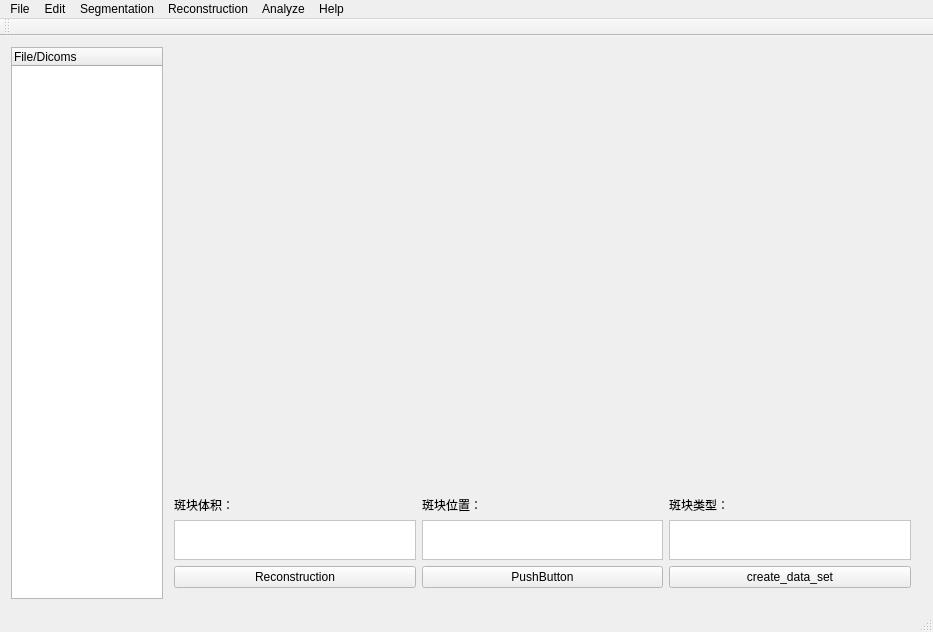
<?xml version="1.0" encoding="UTF-8"?>
<ui version="4.0">
 <class>MainWindow</class>
 <widget class="QMainWindow" name="MainWindow">
  <property name="geometry">
   <rect>
    <x>0</x>
    <y>0</y>
    <width>933</width>
    <height>632</height>
   </rect>
  </property>
  <property name="windowTitle">
   <string>MainWindow</string>
  </property>
  <widget class="QWidget" name="centralWidget">
   <layout class="QGridLayout" name="gridLayout">
    <item row="0" column="1">
     <layout class="QHBoxLayout" name="horizontalLayout_2" stretch="1,5">
      <property name="spacing">
       <number>0</number>
      </property>
      <property name="leftMargin">
       <number>0</number>
      </property>
      <item>
       <widget class="QTreeWidget" name="treeWidget">
        <column>
         <property name="text">
          <string notr="true">File/Dicoms</string>
         </property>
        </column>
       </widget>
      </item>
      <item>
       <layout class="QVBoxLayout" name="verticalLayout" stretch="5,1">
        <property name="topMargin">
         <number>0</number>
        </property>
        <item>
         <widget class="QWidget" name="widget" native="true">
          <layout class="QHBoxLayout" name="horizontalLayout">
           <property name="spacing">
            <number>2</number>
           </property>
           <property name="leftMargin">
            <number>2</number>
           </property>
           <property name="topMargin">
            <number>2</number>
           </property>
           <property name="rightMargin">
            <number>2</number>
           </property>
           <property name="bottomMargin">
            <number>2</number>
           </property>
           <item>
            <widget class="QVTKWidget" name="show_dicom"/>
           </item>
           <item>
            <widget class="QVTKWidget" name="recons_show"/>
           </item>
          </layout>
         </widget>
        </item>
        <item>
         <widget class="QWidget" name="widget_2" native="true">
          <property name="palette">
           <palette>
            <active>
             <colorrole role="Base">
              <brush brushstyle="SolidPattern">
               <color alpha="255">
                <red>255</red>
                <green>255</green>
                <blue>255</blue>
               </color>
              </brush>
             </colorrole>
             <colorrole role="Window">
              <brush brushstyle="SolidPattern">
               <color alpha="255">
                <red>255</red>
                <green>255</green>
                <blue>255</blue>
               </color>
              </brush>
             </colorrole>
            </active>
            <inactive>
             <colorrole role="Base">
              <brush brushstyle="SolidPattern">
               <color alpha="255">
                <red>255</red>
                <green>255</green>
                <blue>255</blue>
               </color>
              </brush>
             </colorrole>
             <colorrole role="Window">
              <brush brushstyle="SolidPattern">
               <color alpha="255">
                <red>255</red>
                <green>255</green>
                <blue>255</blue>
               </color>
              </brush>
             </colorrole>
            </inactive>
            <disabled>
             <colorrole role="Base">
              <brush brushstyle="SolidPattern">
               <color alpha="255">
                <red>255</red>
                <green>255</green>
                <blue>255</blue>
               </color>
              </brush>
             </colorrole>
             <colorrole role="Window">
              <brush brushstyle="SolidPattern">
               <color alpha="255">
                <red>255</red>
                <green>255</green>
                <blue>255</blue>
               </color>
              </brush>
             </colorrole>
            </disabled>
           </palette>
          </property>
          <layout class="QGridLayout" name="gridLayout_2">
           <item row="0" column="0">
            <widget class="QLabel" name="label">
             <property name="text">
              <string>斑块体积：</string>
             </property>
            </widget>
           </item>
           <item row="0" column="1">
            <widget class="QLabel" name="label_2">
             <property name="text">
              <string>斑块位置：</string>
             </property>
            </widget>
           </item>
           <item row="0" column="2">
            <widget class="QLabel" name="label_3">
             <property name="text">
              <string>斑块类型：</string>
             </property>
            </widget>
           </item>
           <item row="1" column="0">
            <widget class="QTextEdit" name="textEdit">
             <property name="maximumSize">
              <size>
               <width>16777215</width>
               <height>40</height>
              </size>
             </property>
            </widget>
           </item>
           <item row="1" column="1">
            <widget class="QTextEdit" name="textEdit_2">
             <property name="maximumSize">
              <size>
               <width>16777215</width>
               <height>40</height>
              </size>
             </property>
            </widget>
           </item>
           <item row="1" column="2">
            <widget class="QTextEdit" name="textEdit_4">
             <property name="maximumSize">
              <size>
               <width>16777215</width>
               <height>40</height>
              </size>
             </property>
            </widget>
           </item>
           <item row="2" column="0">
            <widget class="QPushButton" name="Reconstruction">
             <property name="text">
              <string>Reconstruction</string>
             </property>
            </widget>
           </item>
           <item row="2" column="1">
            <widget class="QPushButton" name="pushButton">
             <property name="text">
              <string>PushButton</string>
             </property>
            </widget>
           </item>
           <item row="2" column="2">
            <widget class="QPushButton" name="create_data_set">
             <property name="text">
              <string>create_data_set</string>
             </property>
            </widget>
           </item>
          </layout>
          <zorder>pushButton</zorder>
          <zorder>Reconstruction</zorder>
          <zorder>create_data_set</zorder>
          <zorder>label</zorder>
          <zorder>label_2</zorder>
          <zorder>label_3</zorder>
          <zorder>textEdit</zorder>
          <zorder>textEdit_2</zorder>
          <zorder>textEdit_4</zorder>
         </widget>
        </item>
       </layout>
      </item>
     </layout>
    </item>
   </layout>
  </widget>
  <widget class="QMenuBar" name="menuBar">
   <property name="geometry">
    <rect>
     <x>0</x>
     <y>0</y>
     <width>933</width>
     <height>19</height>
    </rect>
   </property>
   <widget class="QMenu" name="menuFile">
    <property name="title">
     <string>File</string>
    </property>
    <addaction name="actionNew_File"/>
    <addaction name="Open_File"/>
    <addaction name="actionExit"/>
   </widget>
   <widget class="QMenu" name="menuEdit">
    <property name="title">
     <string>Edit</string>
    </property>
   </widget>
   <widget class="QMenu" name="menuSegmentation">
    <property name="title">
     <string>Segmentation</string>
    </property>
   </widget>
   <widget class="QMenu" name="menuReconstruction">
    <property name="title">
     <string>Reconstruction</string>
    </property>
   </widget>
   <widget class="QMenu" name="menuAnalyze">
    <property name="title">
     <string>Analyze</string>
    </property>
   </widget>
   <widget class="QMenu" name="menuHelp">
    <property name="title">
     <string>Help</string>
    </property>
   </widget>
   <addaction name="menuFile"/>
   <addaction name="menuEdit"/>
   <addaction name="menuSegmentation"/>
   <addaction name="menuReconstruction"/>
   <addaction name="menuAnalyze"/>
   <addaction name="menuHelp"/>
  </widget>
  <widget class="QToolBar" name="mainToolBar">
   <attribute name="toolBarArea">
    <enum>TopToolBarArea</enum>
   </attribute>
   <attribute name="toolBarBreak">
    <bool>false</bool>
   </attribute>
  </widget>
  <widget class="QStatusBar" name="statusBar"/>
  <action name="actionNew_File">
   <property name="text">
    <string>New File</string>
   </property>
  </action>
  <action name="Open_File">
   <property name="text">
    <string>Open File</string>
   </property>
  </action>
  <action name="actionExit">
   <property name="text">
    <string>Exit</string>
   </property>
  </action>
 </widget>
 <layoutdefault spacing="6" margin="11"/>
 <customwidgets>
  <customwidget>
   <class>QVTKWidget</class>
   <extends>QWidget</extends>
   <header>QVTKWidget.h</header>
  </customwidget>
 </customwidgets>
 <resources/>
 <connections>
  <connection>
   <sender>Open_File</sender>
   <signal>triggered()</signal>
   <receiver>MainWindow</receiver>
   <slot>Open_File()</slot>
   <hints>
    <hint type="sourcelabel">
     <x>-1</x>
     <y>-1</y>
    </hint>
    <hint type="destinationlabel">
     <x>350</x>
     <y>305</y>
    </hint>
   </hints>
  </connection>
 </connections>
 <slots>
  <slot>Open_File()</slot>
 </slots>
</ui>
